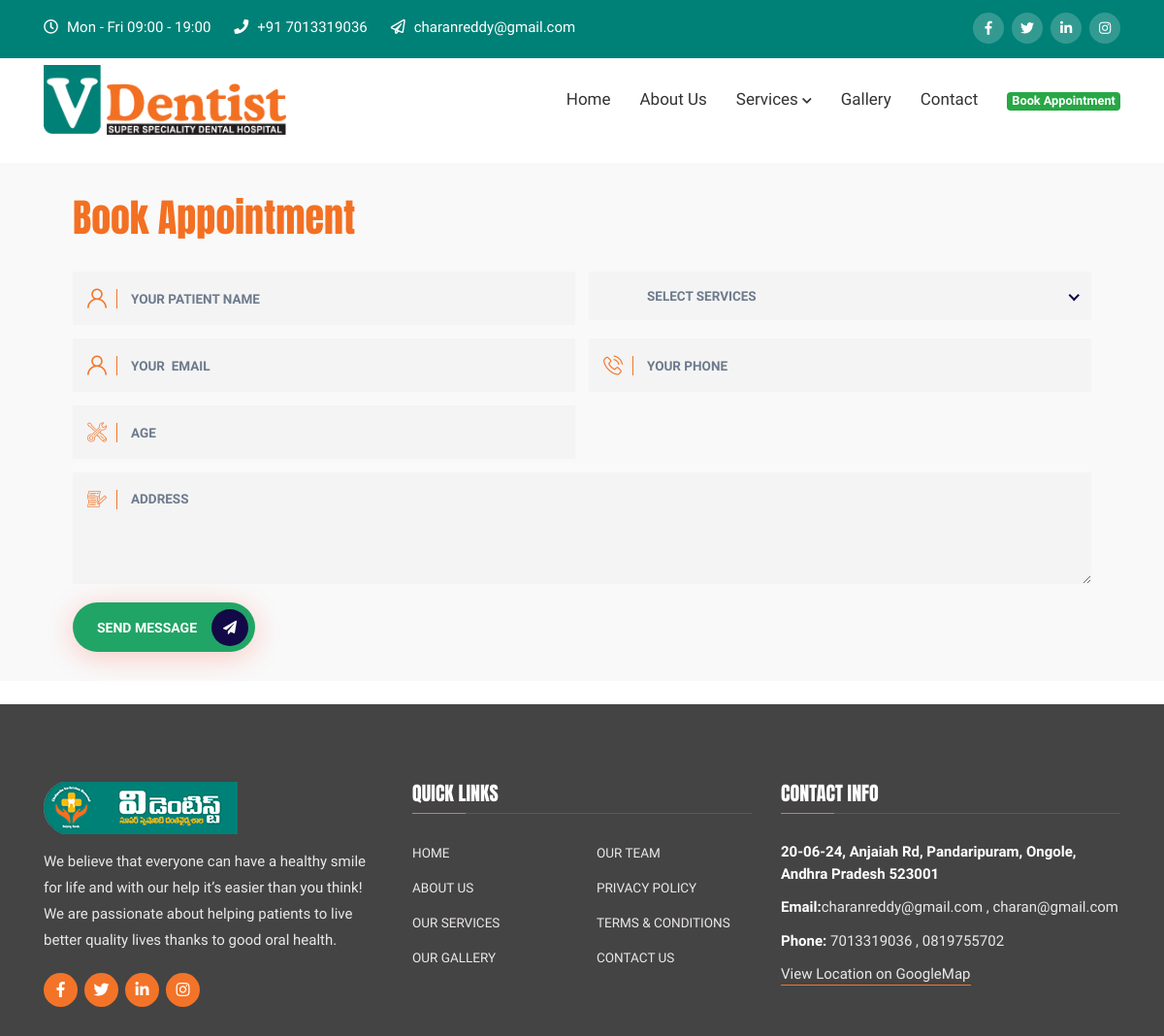
Screenshot of /index.php/bookappointment with the database file from the repository.
### tables this page shows
CREATE TABLE `contactus` (
  `c_id` int(11) NOT NULL AUTO_INCREMENT,
  `location` text,
  `timing` varchar(250) DEFAULT NULL,
  `mobile_number` varchar(250) DEFAULT NULL,
  `alert_mobile_number` varchar(250) DEFAULT NULL,
  `email_address` varchar(250) DEFAULT NULL,
  `alert_email_address` varchar(250) DEFAULT NULL,
  `twitter_link` varchar(250) DEFAULT NULL,
  `facebook_link` varchar(250) DEFAULT NULL,
  `linkedIn_link` varchar(250) DEFAULT NULL,
  `instagram_link` varchar(250) DEFAULT NULL,
  `status` int(12) DEFAULT '1',
  `created_at` datetime DEFAULT NULL,
  `updated_at` datetime DEFAULT NULL,
  `created_by` int(12) DEFAULT NULL,
  PRIMARY KEY (`c_id`)
);

### application/controllers/Bookappointment.php (called while the page is built, shortened)
<?php
class Bookappointment extends CI_Controller {
	public function __construct()
	{
		$this->load->helper(array('form', 'url'));
		$this->load->library('form_validation');
		$this->load->library('session');
		$this->load->library('email');
		$this->load->library('user_agent');
		$this->load->helper('directory');
		$this->load->helper('cookie');
		$this->load->helper('security');
		$this->load->model('Home_model');
		$this->load->model('Admin_model');
	}
	public function index()
	{
		if(!$this->session->userdata('user_details'))
		{
			$data['contact_list']=$this->Home_model->get_contact_list();
			$data['services_list']=$this->Home_model->get_services_list();
			$this->load->view('html/header',$data);
			$this->load->view('html/book-appointment',$data);
			$this->load->view('html/footer',$data);
		}
	}
}

### index.php (called while the page is built, shortened)
<?php
require_once BASEPATH.'core/CodeIgniter.php';

### application/models/Home_model.php (called while the page is built, shortened)
<?php if ( ! defined('BASEPATH')) exit('No direct script access allowed');
class Home_model extends CI_Model
{
	public function get_contact_list(){
	$this->db->select('*')->from('contactus');
	$this->db->where('contactus.status', 1);
	return $this->db->get()->row_array();
	}
	public function get_services_list(){
	$this->db->select('services.*')->from('services');
     $this->db->where('services.status',1);
	 return $this->db->get()->result_array();
	}
}

### application/views/html/book-appointment.php (the view, shortened to what this page needs)
<div class=" mt-4 mb-4" style="background:#f9f9f9">
          <div class="d-table">
              <div class="d-table-cell">
                  <div class="container">
                      <div class="contact-form">
                              <h2>Book Appointment</h2>
                              <form id="" method="post" action="<?php echo base_url('bookappointment/post'); ?>">
                                  <div class="row">
								<div class="col-lg-6 col-md-6">
                                          <div class="form-group">
                                              <label><i class="flaticon-user"></i></label>
                                              <input type="text" name="name" id="name" class="form-control" required data-error="Please enter your name" placeholder="YOUR PATIENT NAME">
                                          </div>
                                      </div>
                                          <div class="col-lg-6 col-md-6">
                                          <div class="form-group">
                                          </div>
                                      </div>
                                      <div class="col-lg-6 col-md-6">
                                          <div class="form-group">
                                              <label><i class="flaticon-user"></i></label>
                                              <input type="email" name="email" id="email" class="form-control" required data-error="Please enter your email" placeholder="YOUR  EMAIL">
                                          </div>
                                      </div>
                                      <div class="col-lg-6 col-md-6">
                                          <div class="form-group">
                                              <label><i class="flaticon-phone-call"></i></label>
                                              <input type="text" name="phone_number" id="phone_number" pattern="[1-9]{1}[0-9]{9}" maxlength="10"  required data-error="Please enter your number" class="form-control" placeholder="YOUR PHONE">
                                          </div>
                                      </div>
                                      <div class="col-lg-6 col-md-6">
                                          <div class="form-group">
                                              <label><i class="flaticon-customer-support"></i></label>
                                              <input type="number" name="age" id="age" class="form-control"  required data-error="Please enter your age" placeholder="AGE">
                                          </div>
                                      </div>
                                      <div class="col-lg-12 col-md-12">
                                          <div class="form-group">
                                              <label><i class="flaticon-list"></i></label>
                                              <textarea name="address" class="form-control" id="address" cols="30" rows="6" required data-error="Write your message" placeholder="ADDRESS"></textarea>
                                          </div>
                                      </div>
                                      <div class="col-lg-12 col-md-12">
                                          <button type="submit" class="btn btn-primary">Send Message <i class="fas fa-paper-plane"></i></button>
                                      </div>
                                  </div>
                              </form>
                          </div>
                  </div>
              </div>
          </div>
      </div>

### application/views/html/header.php (shortened to what this page needs)
<!doctype html>
<html>
<head>
    <link rel="stylesheet" href="<?php echo base_url(); ?>assets/vendor/admin/css/bootstrap.min.css">
		    <link rel="stylesheet" href="<?php echo base_url(); ?>assets/vendor/admin/css/bootstrapValidator.min.css">
        <link rel="stylesheet" href="<?php echo base_url(); ?>assets/css/animate.min.css">
        <link rel="stylesheet" href="<?php echo base_url(); ?>assets/css/fontawesome.min.css">
        <link rel="stylesheet" href="<?php echo base_url(); ?>assets/css/owl.carousel.min.css">
        <link rel="stylesheet" href="<?php echo base_url(); ?>assets/css/meanmenu.css">
        <link rel="stylesheet" href="<?php echo base_url(); ?>assets/css/flaticon.css">
        <link rel="stylesheet" href="<?php echo base_url(); ?>assets/css/magnific-popup.min.css">
        <link rel="stylesheet" href="<?php echo base_url(); ?>assets/css/odometer.min.css">
        <link rel="stylesheet" href="<?php echo base_url(); ?>assets/css/twentytwenty.min.css">
        <link rel="stylesheet" href="<?php echo base_url(); ?>assets/css/slick.min.css">
        <link rel="stylesheet" href="<?php echo base_url(); ?>assets/css/nice-select.min.css">
        <link rel="stylesheet" href="<?php echo base_url(); ?>assets/css/style.css">
        <link rel="stylesheet" href="<?php echo base_url(); ?>assets/css/responsive.css">
     <link href="<?php echo base_url(); ?>assets/vendor/css/custom.css" rel="stylesheet" type="text/css" />
    </head>
    <body>
        <header class="header-area">
            <div class="top-header">
                <div class="container">
                    <div class="row align-items-center">
                        <div class="col-lg-8 col-md-12">
                            <ul class="header-contact-info">
                                <li><i class="far fa-clock"></i><?php echo isset($contact_list['timing'])?$contact_list['timing']:''?></li>
                                <li><i class="fas fa-phone"></i> <a href="#">+91 <?php echo isset($contact_list['mobile_number'])?$contact_list['mobile_number']:''?></a></li>
                                <li><i class="far fa-paper-plane"></i> <a href="#"><?php echo isset($contact_list['email_address'])?$contact_list['email_address']:''?></a></li>
                            </ul>
                        </div>
                        <div class="col-lg-4 col-md-12">
                            <div class="header-right-content">
                                <ul class="top-header-social">
                                    <li><a target="_blank" href="<?php echo isset($contact_list['facebook_link'])?$contact_list['facebook_link']:'' ?>"><i class="fab fa-facebook-f"></i></a></li>
                                    <li><a target="_blank" href="<?php echo isset($contact_list['twitter_link'])?$contact_list['twitter_link']:'' ?>"><i class="fab fa-twitter"></i></a></li>
                                    <li><a target="_blank" href="<?php echo isset($contact_list['linkedIn_link'])?$contact_list['linkedIn_link']:'' ?>"><i class="fab fa-linkedin-in"></i></a></li>
                                    <li><a target="_blank" href="<?php echo isset($contact_list['instagram_link'])?$contact_list['instagram_link']:'' ?>"><i class="fab fa-instagram"></i></a></li>
                                </ul>
                            </div>
                        </div>
                    </div>
                </div>
            </div>
            <div class="navbar-area">
                <div class="v-nav">
                    <div class="container">
                        <nav class="navbar navbar-expand-md navbar-light">
                            <a class="navbar-brand" href="<?php echo base_url(''); ?>">
                                <img src="<?php echo base_url(); ?>assets/img/white-logo.png" alt="logo">
                            </a>
                            <div class="collapse navbar-collapse mean-menu" id="navbarSupportedContent">
                                <ul class="navbar-nav">
                                    <li class="nav-item"><a href="<?php echo base_url('home'); ?>" class="nav-link <?php if($this->uri->segment(1)=='home'){ echo "active";} ?>">Home </a>
                                    </li>
                                    <li class="nav-item"><a href="<?php echo base_url('aboutus'); ?>" class="nav-link <?php if($this->uri->segment(1)=='aboutus'){ echo "active";} ?>">About Us</a>
                                    </li>
                                    <li class="nav-item"><a href="#" class="nav-link <?php if($this->uri->segment(1)=='services'){ echo "active";} ?>">Services <i class="fas fa-chevron-down"></i></a>
                                    </li>
                                    <li class="nav-item"><a href="<?php echo base_url('gallery');?>" class="nav-link <?php if($this->uri->segment(1)=='gallery'){ echo "active";} ?>">Gallery</a>
                                    </li>
                                    <li class="nav-item"><a href="<?php echo base_url('contact');?>" class="nav-link <?php if($this->uri->segment(1)=='contact'){ echo "active";} ?>">Contact</a></li>
                                    <li class="nav-item"><a href="<?php echo base_url('bookappointment');?>" class="nav-link <?php if($this->uri->segment(1)=='bookappointment'){ echo "active";} ?>"><span class="badge badge-success">Book Appointment</span>
									</a></li>
                                </ul>
                            </div>
                        </nav>
                    </div>
                </div>
            </div>
        </header>

### application/views/html/footer.php (shortened to what this page needs)
        <footer class="footer-area">
            <div class="container">
                <div class="row">
                    <div class="col-lg-4 col-md-6 col-sm-6">
                        <div class="single-footer-widget">
                            <div class="logo">
                                <a href="#"><img src="<?php echo base_url(); ?>assets/img/footer-logo.png" alt="image"></a>
                                <p>We believe that everyone can have a healthy smile for life and with our help it’s easier than you think! We are passionate about helping patients to live better quality lives thanks to good oral health.</p>
                            </div>
                            <ul class="social">
                               <li><a  target="_blank" href="<?php echo isset($contact_list['facebook_link'])?$contact_list['facebook_link']:'' ?>"><i class="fab fa-facebook-f"></i></a></li>
                                    <li><a target="_blank" href="<?php echo isset($contact_list['twitter_link'])?$contact_list['twitter_link']:'' ?>"><i class="fab fa-twitter"></i></a></li>
                                    <li><a target="_blank" href="<?php echo isset($contact_list['linkedIn_link'])?$contact_list['linkedIn_link']:'' ?>"><i class="fab fa-linkedin-in"></i></a></li>
                                    <li><a target="_blank" href="<?php echo isset($contact_list['instagram_link'])?$contact_list['instagram_link']:'' ?>"><i class="fab fa-instagram"></i></a></li>
                            </ul>
                        </div>
                    </div>
                    <div class="col-lg-4 col-md-6 col-sm-6">
                        <div class="single-footer-widget">
                            <h3>Quick Links</h3>
                            <ul class="footer-quick-links">
                                <li><a href="<?php echo base_url('home'); ?>">Home</a></li>
                                <li><a href="#">Our Team</a></li>
                                <li><a href="<?php echo base_url('aboutus'); ?>">About Us</a></li>
                                <li><a href="#">Privacy Policy</a></li>
                                <li><a href="#">Our Services</a></li>
                                <li><a href="#">Terms & Conditions</a></li>
                                <li><a href="<?php echo base_url('gallery'); ?>">Our Gallery</a></li>
                                <li><a href="<?php echo base_url('contact'); ?>">Contact Us</a></li>
                            </ul>
                        </div>
                    </div>
                    <div class="col-lg-4 col-md-6 col-sm-6 offset-lg-0 offset-sm-3 offset-md-3">
                        <div class="single-footer-widget">
                            <h3>Contact Info</h3>
                            <ul class="footer-contact-info">
                                <li><span><?php echo isset($contact_list['location'])?$contact_list['location']:''?></span></li>
                                <li><span>Email:</span><?php echo isset($contact_list['email_address'])?$contact_list['email_address']:''?>&nbsp;,&nbsp;<?php echo isset($contact_list['alert_email_address'])?$contact_list['alert_email_address']:''?></li>
                                <li><span>Phone:</span> <?php echo isset($contact_list['mobile_number'])?$contact_list['mobile_number']:''?>&nbsp;,&nbsp;<?php echo isset($contact_list['alert_mobile_number'])?$contact_list['alert_mobile_number']:''?></li>
                                <li><a href="https://goo.gl/maps/hxf7gpcS2qXUgwBx7" target="_blank">View Location on GoogleMap</a></li>
                            </ul>
                        </div>
                    </div>
                </div>
            </div>
        </footer>
    </body>
</html>

### rows the page displays
contactus: timing "Mon - Fri 09:00 - 19:00", mobile_number "7013319036", email_address "charanreddy@gmail.com", location "20-06-24, Anjaiah Rd, Pandaripuram, Ongole, Andhra Pradesh 523001", alert_email_address "charan@gmail.com", alert_mobile_number "0819755702"
